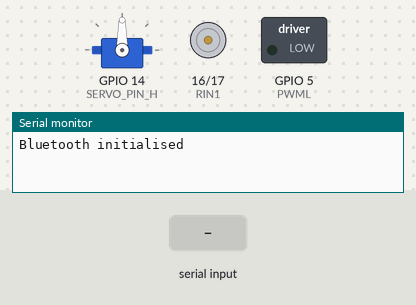
Recording of a sketch running on a simulated ESP32. Shown: servo, motor-driver pin pairs drawn as motors (green arrow = first pin HIGH = forward, orange = second pin HIGH = backward, longer = more drive, scaled by the enable pin), switched loads named in the sketch (green lamp = pin HIGH), the last lines printed to the serial monitor. The test bench sets the inputs (shaded band). Nothing arrives over Bluetooth unless stated.

Above: at 1.2 s.
1.3 s: "1" received over the second serial link
At 2.5 s:
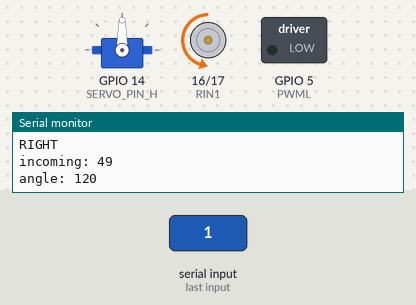
2.8 s: "2" received over the second serial link
At 3.8 s:
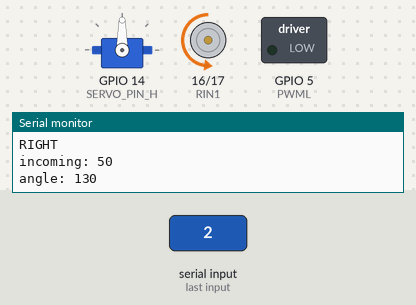
Timing chart, 0 to 5.8 s (numbered marks = the images above; inputs shaded):
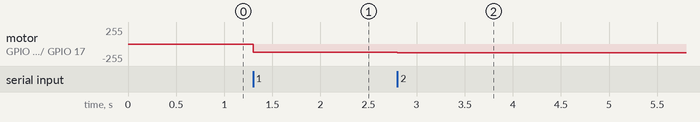

The sketch:

003_bluetooth_1_servo_2_brushed_motors.ino
```cpp
// header required for bluetooth serial connection with ESP32
#include "BluetoothSerial.h"
#include <ESP32Servo.h>
#include <string>
#include <Wire.h>

// initialise the class
BluetoothSerial ESP_blueTooth;
Servo motor_H;  // create servo object to control a servo

// initialise PINs on ESP32 to servoMotor
#define SERVO_PIN_H 14

// define constants for H Bridge Motor Driver
// left motor
#define LIN1 19
#define LIN2 18
#define PWML 5

// right motor
#define RIN1 16
#define RIN2 17
#define PWMR 15

// this is the variable to store int coming from bluetooth,
int pos = 0;
int incoming;
int sub_int;

// constants for setting the max/min/neutral thresholds for XC-10A
const int max_sig = 162;
const int min_sig = 54;
const int neutral_sig = 90;

void callback(esp_spp_cb_event_t event, esp_spp_cb_param_t *param) {
  if (event == ESP_SPP_SRV_OPEN_EVT) {
    Serial.println("Bluetooth Client Connected");
  }
}

void setup() {
  // put your setup code here, to run once:

  Serial.begin(19200);
  Serial.println("");
  ESP_blueTooth.register_callback(callback);

  if (!ESP_blueTooth.begin("ESP32")) {
    ; // name of the bluetooth interface, visible when scanning for bluetooth devices
    Serial.println("An error has occurred while initialising Bluetooth");
  } else {
    Serial.println("Bluetooth initialised");
  }
  motor_H.setPeriodHertz(50);    // standard 50 hz servo motor
  motor_H.attach(SERVO_PIN_H, 500, 2400); // attaches the servo on pin 14 of the ESP to the servo object
  //  Serial.println("Calibrating XC-10A Speed Controller Settings");
  //  esc_setup(motor_H);
  //  Serial.println("Calibration Complete");

  //set GPIO pins as OUTPUTS for LEFT MOTOR
  pinMode(LIN1, OUTPUT);
  pinMode(LIN2, OUTPUT);
  pinMode(PWML, OUTPUT);
  //set GPIO pins as OUTPUTS for RIGHT MOTOR
  pinMode(RIN1, OUTPUT);
  pinMode(RIN2, OUTPUT);
  pinMode(PWMR, OUTPUT);

}

void loop() {
  // put your main code here, to run repeatedly:

  if (ESP_blueTooth.available()) {
    incoming = ESP_blueTooth.read(); // read the received data and store it into the variable incoming

    // value pairs written as (incoming, sub_int)
    // min = (6, 54), max = (18, 162), neutral = (10, 90)
    // desired outcome of brushless motor is to hover up, not to stick down on surface,
    // hence eliminate [min,neutral) region, only allow controls in the [neutral, max] region
    if ((incoming >= 0) && (incoming <= 10)) {
      sub_int = (incoming + 10) * 8;
      Serial.println("HOVER");
      motor_H.write(sub_int);
    } else if ((incoming >= 11) && (incoming <= 36)) {
      sub_int = (incoming - 11) * 10;
      Serial.println("LEFT");
      runMotor_L(sub_int);

    } else if ((incoming >= 37) && (incoming <= 62)) {
      sub_int = (incoming - 37) * 10;
      Serial.println("RIGHT");
      runMotor_R(sub_int);
    }

    Serial.print("incoming: ");
    Serial.println(incoming);       // prints value/data received to Serial
    Serial.print("angle: ");
    Serial.println(sub_int);       // prints value/data received to Serial
  }
}

/*  void esc_setup(Servo motor) is a function to set up the range for the XC-10A speed controller.
    This will send the MAXIMUM throttle value, wait,
    send the MINIMUM throttle value, wait, and then the NEUTRAL value.

  void esc_setup(Servo motor) {
  int  i = 180;
  motor.write(i);
  delay(2500);
  Serial.println("Setting maximum throttle");
  for (i; i > max_sig; i){
    motor.write(i);
    delay(200);
  }
  delay(5000);
  Serial.println("Setting minimum throttle");
  motor.write(min_sig);
  delay(5000);
  Serial.println("Setting neutral throttle");
  motor.write(neutral_sig);
  delay(5000);
  }

  void esc_setup(Servo motor) {
  motor.write(max_sig);
  delay(5000);
  motor.write(min_sig);
  delay(5000);
  motor.write(neutral_sig);
  delay(5000);
  }
*/

/*
  void runMotor_L(int spd, int dir) {
  int dir_1;
  int dir_2;

  if (dir) {
    //clockwise
    dir_1 = LOW;
    dir_2 = HIGH;
  } else if (!dir) {
    //anticlockwise
    dir_1 = HIGH;
    dir_2 = LOW;
  }

  digitalWrite(LIN1, dir_1);
  digitalWrite(LIN2, dir_2);
  analogWrite(PWML, spd);
  }

  void runMotor_R(int spd, int dir) {
  int dir_1;
  int dir_2;

  if (dir) {
    //clockwise
    dir_1 = LOW;
    dir_2 = HIGH;
  } else if (!dir) {
    //anticlockwise
    dir_1 = HIGH;
    dir_2 = LOW;
  }

  digitalWrite(RIN1, dir_1);
  digitalWrite(RIN2, dir_2);
  analogWrite(PWMR, spd);
  }
*/

void runMotor_L(int spd) {
  int dir_1 = LOW;
  int dir_2 = HIGH;

  digitalWrite(LIN1, dir_1);
  digitalWrite(LIN2, dir_2);
  analogWrite(PWML, spd);
}

void runMotor_R(int spd) {
  int dir_1 = LOW;
  int dir_2 = HIGH;

  digitalWrite(RIN1, dir_1);
  digitalWrite(RIN2, dir_2);
  analogWrite(PWMR, spd);
}
```

Measured:
- after the input at 1.3 s, motor on GPIO 16 (RIN1) / GPIO 17 (RIN2): stopped → backward 120/255 at once
- after the input at 2.8 s, motor on GPIO 16 (RIN1) / GPIO 17 (RIN2): backward 120/255 → backward 130/255 at once
